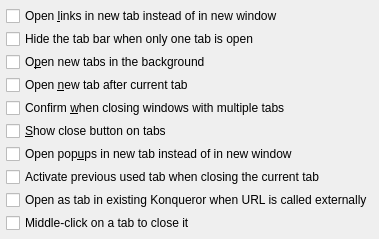
<ui version="4.0" >
 <class>advancedTabOptions</class>
 <widget class="QWidget" name="advancedTabOptions" >
  <layout class="QVBoxLayout" >
   <item>
    <layout class="QVBoxLayout" >
     <property name="leftMargin" >
      <number>0</number>
     </property>
     <property name="topMargin" >
      <number>0</number>
     </property>
     <property name="rightMargin" >
      <number>0</number>
     </property>
     <property name="bottomMargin" >
      <number>0</number>
     </property>
     <item>
      <widget class="QCheckBox" name="m_pShowMMBInTabs" >
       <property name="whatsThis" >
        <string>This will open a new tab instead of a new window in various situations, such as choosing a link or a folder with the middle mouse button.</string>
       </property>
       <property name="text" >
        <string>Open &amp;links in new tab instead of in new window</string>
       </property>
      </widget>
     </item>
     <item>
      <widget class="QCheckBox" name="m_pDynamicTabbarHide" >
       <property name="whatsThis" >
        <string>This will display the tab bar only if there are two or more tabs. Otherwise it will always be displayed.</string>
       </property>
       <property name="text" >
        <string>Hide the tab bar when only one tab is open</string>
       </property>
      </widget>
     </item>
     <item>
      <widget class="QCheckBox" name="m_pNewTabsInBackground" >
       <property name="whatsThis" >
        <string>This will open a new tab in the background, instead of in the foreground.</string>
       </property>
       <property name="text" >
        <string>O&amp;pen new tabs in the background</string>
       </property>
      </widget>
     </item>
     <item>
      <widget class="QCheckBox" name="m_pOpenAfterCurrentPage" >
       <property name="whatsThis" >
        <string>This will open a new tab opened from a page after the current tab, instead of after the last tab.</string>
       </property>
       <property name="text" >
        <string>Open &amp;new tab after current tab</string>
       </property>
      </widget>
     </item>
     <item>
      <widget class="QCheckBox" name="m_pTabConfirm" >
       <property name="whatsThis" >
        <string>This will ask you whether you are sure you want to close a window when it has multiple tabs opened in it.</string>
       </property>
       <property name="text" >
        <string>Confirm &amp;when closing windows with multiple tabs</string>
       </property>
      </widget>
     </item>
     <item>
      <widget class="QCheckBox" name="m_pPermanentCloseButton" >
       <property name="whatsThis" >
        <string>This will display close buttons inside each tab instead of websites' icons.</string>
       </property>
       <property name="text" >
        <string>&amp;Show close button on tabs</string>
       </property>
      </widget>
     </item>
     <item>
      <widget class="QCheckBox" name="m_pPopupsWithinTabs" >
       <property name="whatsThis" >
        <string>Whether or not JavaScript popups if allowed shall open in a new tab or in a new window.</string>
       </property>
       <property name="text" >
        <string>Open pop&amp;ups in new tab instead of in new window</string>
       </property>
      </widget>
     </item>
     <item>
      <widget class="QCheckBox" name="m_pTabCloseActivatePrevious" >
       <property name="whatsThis" >
        <string>When checking this the previous used or opened tab will be activated when you close the current active tab instead of the one right to the current tab.</string>
       </property>
       <property name="text" >
        <string>Activate previous used tab when closing the current tab</string>
       </property>
      </widget>
     </item>
     <item>
      <widget class="QCheckBox" name="m_pKonquerorTabforExternalURL" >
       <property name="whatsThis" >
        <string>When you click a URL in another KDE program or call kfmclient to open a URL, the current desktop will be searched for a non-minimized Konqueror and, if found, the URL opened as a new tab within it. Otherwise a new Konqueror window will be opened with the required URL.</string>
       </property>
       <property name="text" >
        <string>Open as tab in existing Konqueror when URL is called externally</string>
       </property>
      </widget>
     </item>
     <item>
      <widget class="QCheckBox" name="m_pMiddleClickClose" >
       <property name="whatsThis" >
        <string>When you click on a tab using the middle mouse button or mouse wheel, it will close that tab. (Konqueror needs to be restarted for changes to take effect.)</string>
       </property>
       <property name="text" >
        <string>Middle-click on a tab to close it</string>
       </property>
      </widget>
     </item>
    </layout>
   </item>
   <item>
    <spacer>
     <property name="orientation" >
      <enum>Qt::Vertical</enum>
     </property>
     <property name="sizeType" >
      <enum>QSizePolicy::Expanding</enum>
     </property>
     <property name="sizeHint" >
      <size>
       <width>20</width>
       <height>0</height>
      </size>
     </property>
    </spacer>
   </item>
  </layout>
 </widget>
 <layoutdefault spacing="3" margin="6" />
 <layoutfunction spacing="KDialog::spacingHint" margin="KDialog::marginHint" />
 <pixmapfunction>qPixmapFromMimeSource</pixmapfunction>
 <resources/>
 <connections/>
</ui>
